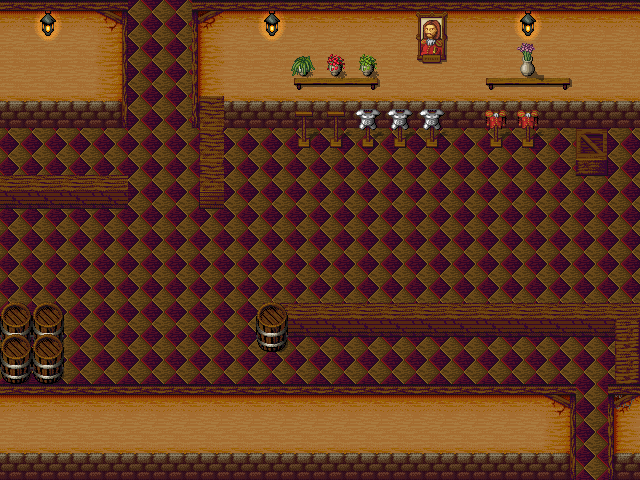

The image is a tile-based game level rendered from a .tmx file. Its description and source (layers, tilesets, objects; grid data summarised) follow:
An orthogonal 20x15 tile map with 32x32 px tiles, 6 tile layers (base, base, top, top, ...) and 11 objects.

<map version="1.0" orientation="orthogonal" width="20" height="15" tilewidth="32" tileheight="32">
 <tileset firstgid="1" name="tileset" tilewidth="32" tileheight="32">
  <image source="../tileset.png" />
 </tileset>
 <layer name="base" width="20" height="15">
  <data>[300 cells, 300 non-empty, 10 distinct tile ids]</data>
 </layer>
 <layer name="base" width="20" height="15">
  <data>[300 cells, 71 non-empty, 23 distinct tile ids]</data>
 </layer>
 <layer name="top" width="20" height="15">
  <data>[300 cells, 113 non-empty, 13 distinct tile ids]</data>
 </layer>
 <layer name="top" width="20" height="15">
  <data>[300 cells, 12 non-empty, 5 distinct tile ids]</data>
 </layer>
 <objectgroup name="collision" width="20" height="15" visible="0">
  <object name="" x="4" y="165" width="120" height="18" />
  <object name="" x="195" y="98" width="23" height="86" />
  <object name="" x="271" y="297" width="366" height="14" />
  <object name="" x="620" y="320" width="18" height="58" />
  <object name="" x="263" y="293" width="19" height="51" />
  <object name="" x="7" y="326" width="48" height="42" />
  <object name="" x="0" y="0" width="119" height="119" />
  <object name="" x="3" y="393" width="566" height="57" />
  <object name="" x="613" y="391" width="25" height="58" />
  <object name="" x="577" y="131" width="28" height="24" />
  <object name="" x="192" y="7" width="450" height="117" />
 </objectgroup>
 <layer name="base" width="20" height="15">
  <data>[300 cells, 9 non-empty, 5 distinct tile ids]</data>
 </layer>
 <layer name="top" width="20" height="15">
  <data>[300 cells, 10 non-empty, 10 distinct tile ids]</data>
 </layer>
</map>
